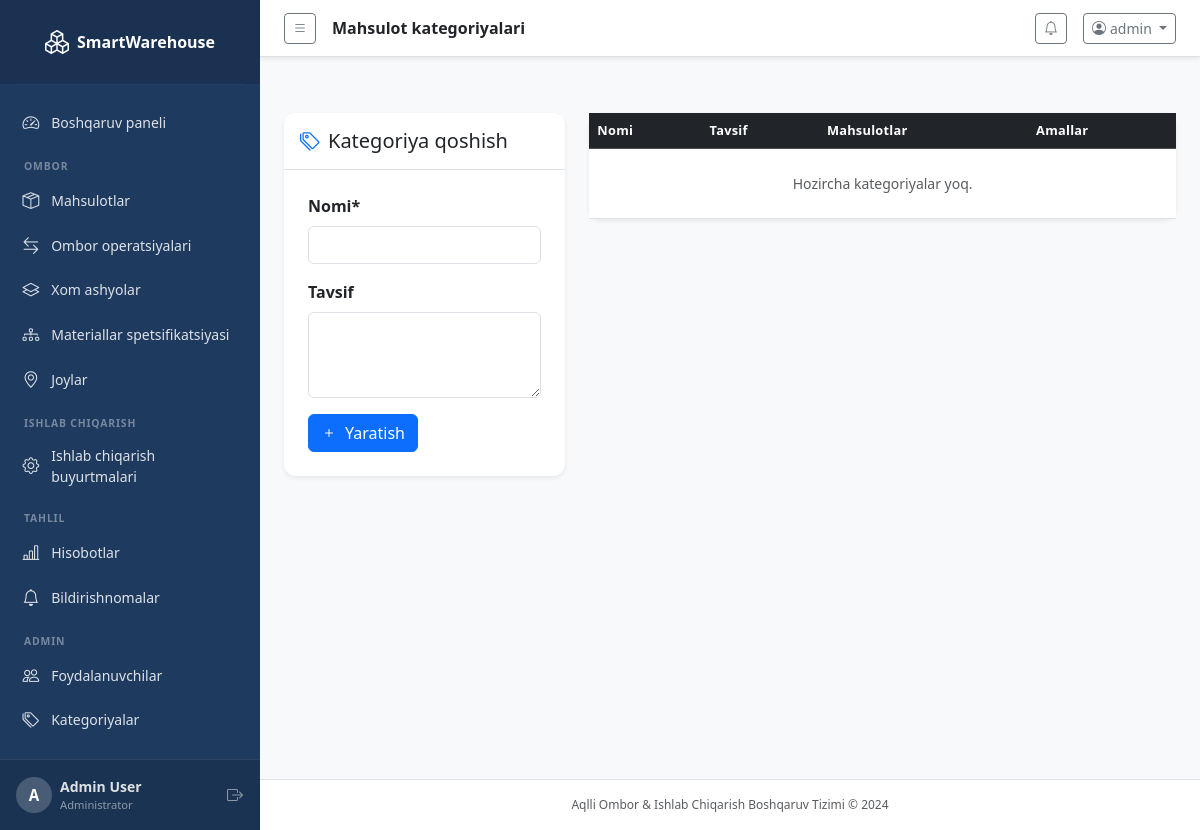
/inventory/categories/ (signed in), run on an earlier commit of the app's database.
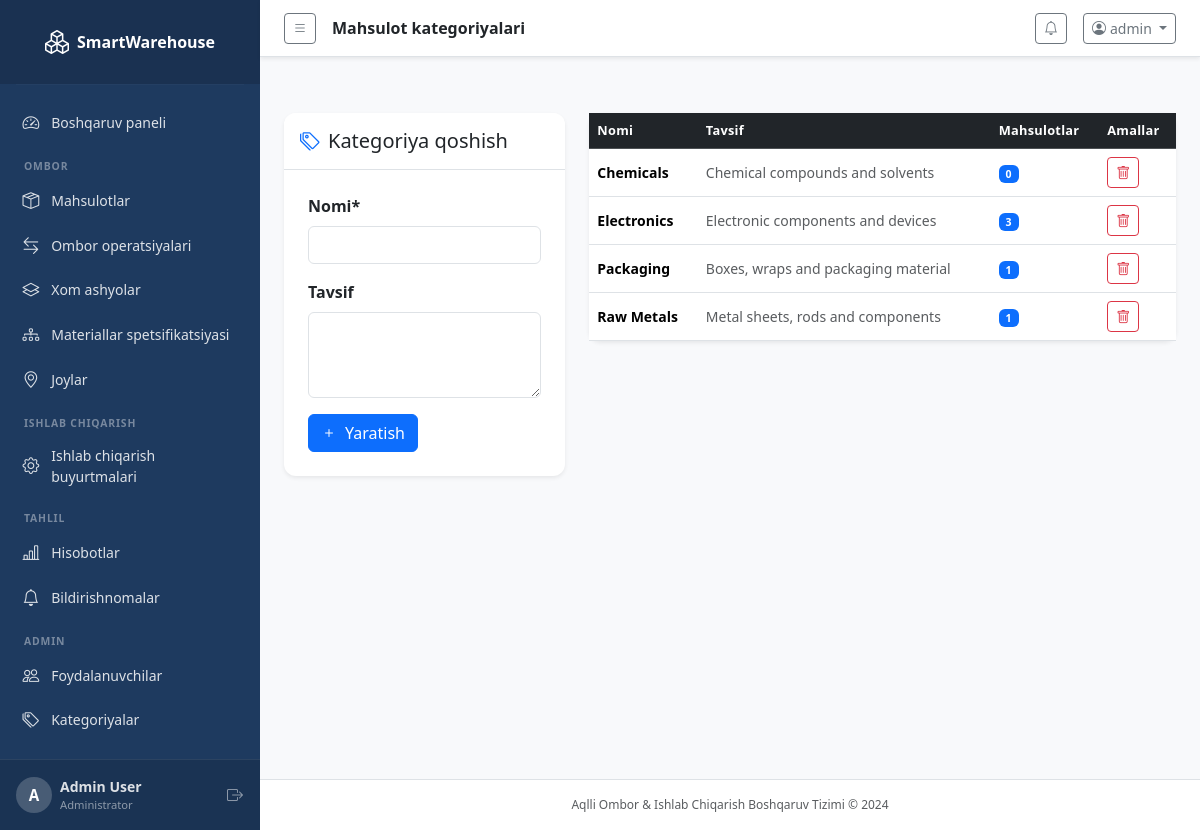
And on a later commit of the database.
### inventory/models.py (models this page shows, shortened)
class Category(models.Model):
    name = models.CharField(max_length=100, unique=True)
    description = models.TextField(blank=True)
    created_at = models.DateTimeField(auto_now_add=True)
    class Meta:
        verbose_name_plural = 'Categories'
        ordering = ['name']

### inventory/views.py (the view)
# urls.py: path('categories/', views.category_list, name='category_list'),
@login_required
def category_list(request):
    categories = Category.objects.all()
    form = CategoryForm(request.POST or None)
    if request.method == 'POST' and form.is_valid():
        form.save()
        messages.success(request, 'Kategoriya yaratildi.')
        return redirect('inventory:category_list')
    return render(request, 'inventory/categories.html', {'categories': categories, 'form': form})

### inventory/forms.py
class CategoryForm(forms.ModelForm):
    class Meta:
        model = Category
        fields = ['name', 'description']
        widgets = {
            'name': forms.TextInput(attrs={'class': 'form-control'}),
            'description': forms.Textarea(attrs={'class': 'form-control', 'rows': 3}),
        }

### accounts/models.py (called while the page is built)
    @property
    def is_admin(self):
        return self.role == 'admin' or self.is_superuser

### dashboard/context_processors.py (called while the page is built)
def notifications_processor(request):
    if request.user.is_authenticated:
        unread_notifications = Notification.objects.filter(is_read=False).order_by('-created_at')[:10]
        unread_count = Notification.objects.filter(is_read=False).count()
        return {
            'unread_notifications': unread_notifications,
            'unread_count': unread_count,
        }
    return {}

### templates/inventory/categories.html (shortened to what this page needs)
{% extends 'base.html' %}
{% block page_title %}Mahsulot kategoriyalari{% endblock %}
{% block content %}
<div class="row mt-3 g-4">
  <div class="col-lg-4">
    <div class="card border-0 shadow-sm">
      <div class="card-header bg-white border-bottom py-3">
        <h5 class="mb-0"><i class="bi bi-tags me-2 text-primary"></i>Kategoriya qoshish</h5>
      </div>
      <div class="card-body p-4">
        <form method="post">
          <div class="mb-3">
            <label class="form-label fw-semibold">Nomi*</label>
            {{ form.name }}
          </div>
          <div class="mb-3">
            <label class="form-label fw-semibold">Tavsif</label>
            {{ form.description }}
          </div>
          <button type="submit" class="btn btn-primary"><i class="bi bi-plus me-2"></i>Yaratish</button>
        </form>
      </div>
    </div>
  </div>
  <div class="col-lg-8">
    <div class="card border-0 shadow-sm">
      <div class="card-body p-0">
        <table class="table table-hover align-middle mb-0">
          <thead class="table-dark">
            <tr><th>Nomi</th><th>Tavsif</th><th>Mahsulotlar</th><th>Amallar</th></tr>
          </thead>
          <tbody>
            {% for cat in categories %}
            <tr>
              <td class="fw-semibold">{{ cat.name }}</td>
              <td class="text-muted small">{{ cat.description|default:'—' }}</td>
              <td><span class="badge bg-primary">{{ cat.products.count }}</span></td>
              <td>
                <form method="post" action="{% url 'inventory:category_delete' cat.pk %}" class="d-inline">
                  <button type="submit" class="btn btn-sm btn-outline-danger" onclick="return confirm('Ochirasizmi?')"><i class="bi bi-trash"></i></button>
                </form>
              </td>
            </tr>
            {% empty %}
            <tr><td colspan="4" class="text-center text-muted py-4">Hozircha kategoriyalar yoq.</td></tr>
            {% endfor %}
          </tbody>
        </table>
      </div>
    </div>
  </div>
</div>
{% endblock %}

What changed in the data, as far as the page shows it:
added Category: name "Chemicals", description "Chemical compounds and solvents", products.count "0"
added Category: name "Electronics", description "Electronic components and devices", products.count "3"
added Category: name "Packaging", description "Boxes, wraps and packaging material", products.count "1"
added Category: name "Raw Metals", description "Metal sheets, rods and components", products.count "1"
Also different on the page:
text no longer shown: "Hozircha kategoriyalar yoq."
